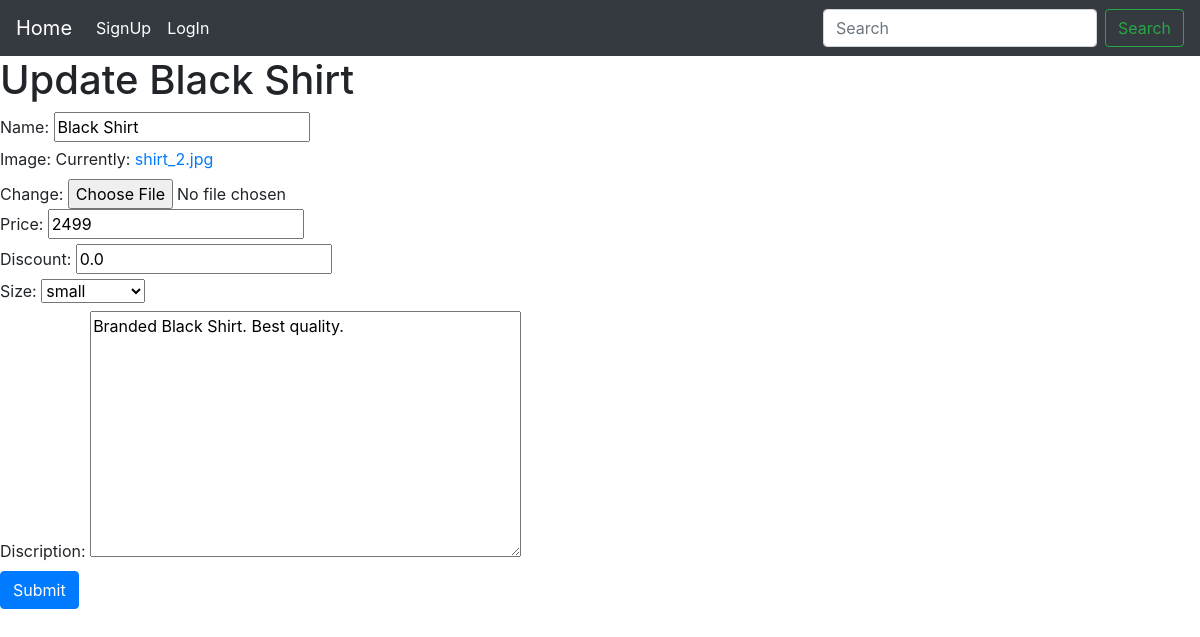
Screenshot of /update-item/1/ with the database file from the repository.
### shopping/models.py (models this page shows)
class Items(models.Model):
    name = models.CharField(max_length=50)
    image = models.ImageField(default="default.png")
    price = models.IntegerField()
    discount = models.FloatField()
    sizes = {
        "xs": "extra small",
        "s": "small",
        "m": "medium",
        "l": "large",
        "xl": "extra large",
    }
    size = models.CharField(choices=sizes, max_length=2, default="m")
    discription = models.TextField(null=True, blank=True)

### shopping/views.py (the view)
# urls.py: path("update-item/<id>/", update_item, name="update_item"),
def update_item(request, id):
    item = Items.objects.get(id=id)
    if request.method == "POST":
        form = AddItem(request.POST, request.FILES, instance=item)
        if form.is_valid():
            form.save()
            return redirect("shopping:home_page")
    else:
        form = AddItem(instance=item)
    return render(request, "shopping/update_item.html", {"form": form, "item": item})

### shopping/forms.py
class AddItem(forms.ModelForm):
    class Meta:
        model = Items
        fields = "__all__"

### shopping/templates/shopping/update_item.html (shortened to what this page needs)
{% extends "base.html" %}
{% block content %}
<section>
    <h1>Update {{ item.name }}</h1>
    <form class="form-with-validation" action="/update-item/{{item.id}}/" method="post" enctype="multipart/form-data">
        {{ form }}
        <button type="submit" class="btn btn-primary">Submit</button>
    </form>
</section>
{% endblock content %}

### rows the page displays
Items: name "Black Shirt", price "2499", discount "0.0", size "small", discription "Branded Black Shirt. Best quality."
